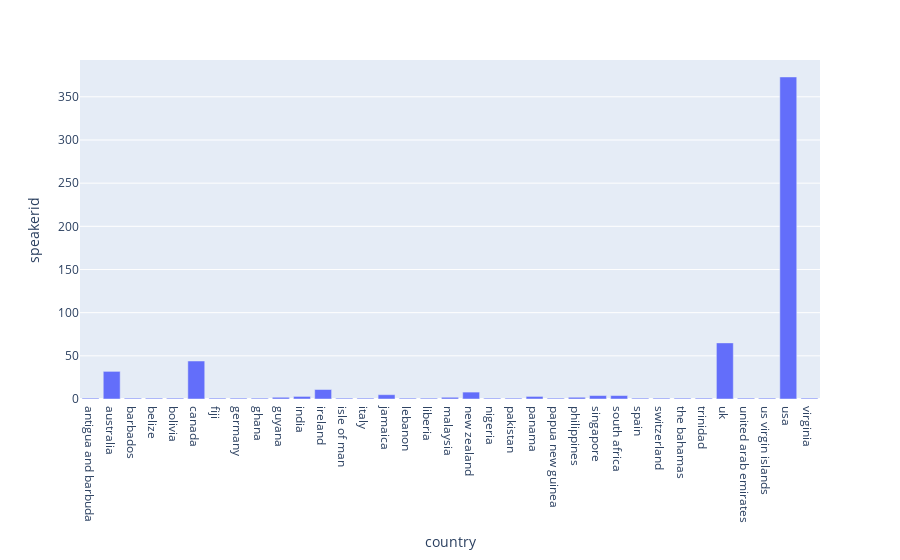

The notebook cell this image was saved under:
### Code cell
natives = df_accents[df_accents['native_language'] == 'english']

grouped = natives.groupby('country').count().reset_index()

fig = px.bar(grouped, x='country', y='speakerid')
fig.show()

### Figure 1 — Plotly figure (JSON) as saved in the notebook; plotly's stock layout.template omitted (floating-point values rounded to 4 significant figures)
{"data": [{"alignmentgroup": "True", "hovertemplate": "country=%{x}<br>speakerid=%{y}<extra></extra>", "legendgroup": "", "marker": {"color": "#636efa", "pattern": {"shape": ""}}, "name": "", "offsetgroup": "", "orientation": "v", "showlegend": false, "textposition": "auto", "type": "bar", "x": ["antigua and barbuda", "australia", "barbados", "belize", "bolivia", "canada", "fiji", "germany", "ghana", "guyana", "india", "ireland", "isle of man", "italy", "jamaica", "lebanon", "liberia", "malaysia", "new zealand", "nigeria", "pakistan", "panama", "papua new guinea", "philippines", "singapore", "south africa", "spain", "switzerland", "the bahamas", "trinidad", "uk", "united arab emirates", "us virgin islands", "usa", "virginia"], "xaxis": "x", "y": [1, 32, 1, 1, 1, 44, 1, 1, 1, 2, 3, 11, 1, 1, 5, 1, 1, 2, 8, 1, 1, 3, 1, 2, 4, 4, 1, 1, 1, 1, 65, 1, 1, 373, 1], "yaxis": "y"}], "layout": {"barmode": "relative", "legend": {"tracegroupgap": 0}, "margin": {"t": 60}, "xaxis": {"anchor": "y", "domain": [0, 1], "title": {"text": "country"}}, "yaxis": {"anchor": "x", "domain": [0, 1], "title": {"text": "speakerid"}}}}
